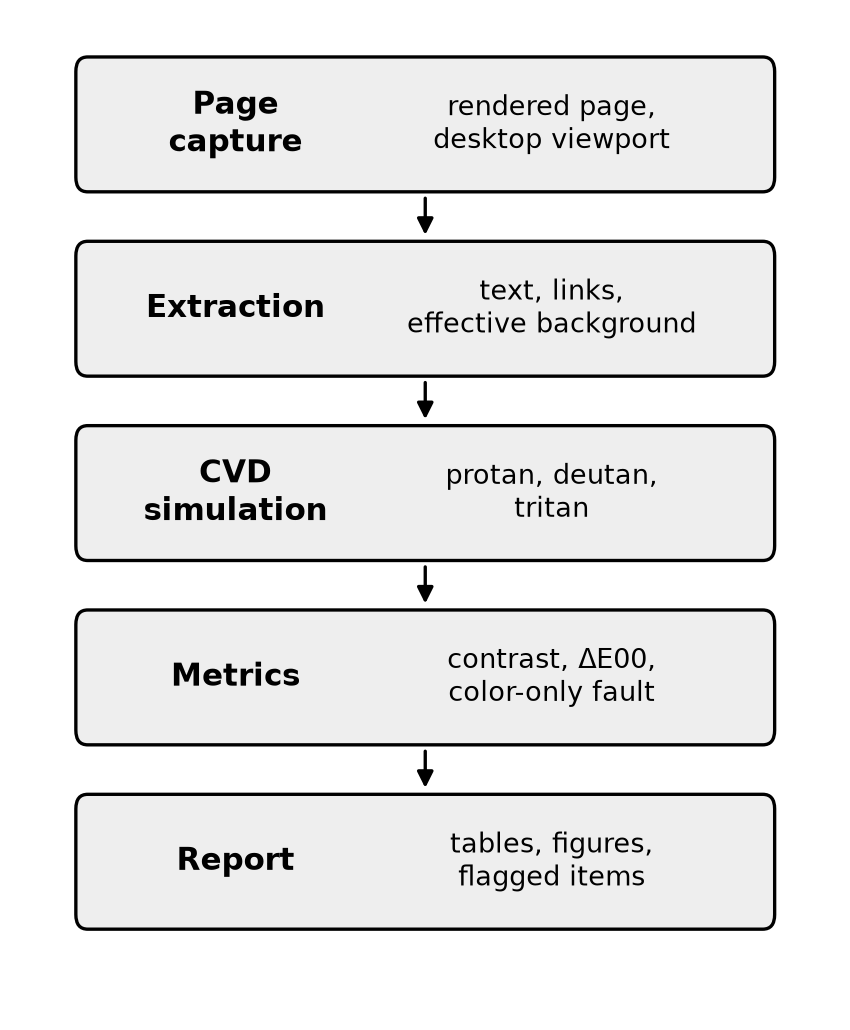

Reproduce this figure in Python.
import os
import matplotlib
matplotlib.use("Agg")
import matplotlib.pyplot as plt
from matplotlib.patches import FancyBboxPatch, FancyArrowPatch

os.makedirs("figures", exist_ok=True)

steps = [
    ("Page\ncapture", "rendered page,\ndesktop viewport"),
    ("Extraction", "text, links,\neffective background"),
    ("CVD\nsimulation", "protan, deutan,\ntritan"),
    ("Metrics", "contrast, ΔE00,\ncolor-only fault"),
    ("Report", "tables, figures,\nflagged items"),
]

fig, ax = plt.subplots(figsize=(3.4, 4.2), dpi=300)
ax.set_xlim(0, 10)
ax.set_ylim(0, 10)
ax.axis("off")

n = len(steps)
box_h, gap = 1.35, 0.55
top = 9.7
for i, (title, sub) in enumerate(steps):
    y = top - i * (box_h + gap) - box_h
    ax.add_patch(FancyBboxPatch((0.6, y), 8.8, box_h,
                                boxstyle="round,pad=0.02,rounding_size=0.15",
                                fc="#EEEEEE", ec="black", lw=0.8))
    ax.text(2.6, y + box_h / 2, title, ha="center", va="center",
            fontsize=7.5, fontweight="bold")
    ax.text(6.6, y + box_h / 2, sub, ha="center", va="center", fontsize=6.5)
    if i < n - 1:
        ax.add_patch(FancyArrowPatch((5, y), (5, y - gap),
                                     arrowstyle="-|>", mutation_scale=8,
                                     lw=0.8, color="black"))

fig.savefig("figures/fig1_pipeline.png", bbox_inches="tight", dpi=300)
print("saved figures/fig1_pipeline.png")
